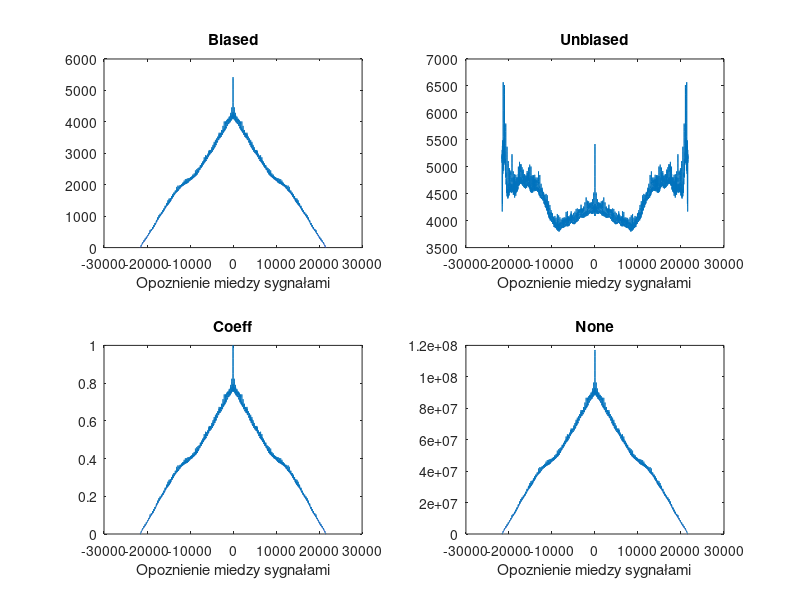

MATLAB code to generate this figure:
clear all;
load ECG100.mat; 
whos;
x = val(1, :); 
N = length(x);
lags = -(N-1):(N-1);

Rxx_biased = xcorr(x, x, 'biased');
Rxx_unbiased = xcorr(x, x, 'unbiased');
Rxx_coeff = xcorr(x, x, 'coeff');
Rxx_none = xcorr(x, x, 'none');

figure;
subplot(2, 2, 1);
plot(lags, Rxx_biased);
title('Biased');xlabel('Opoznienie miedzy sygnałami');

subplot(2, 2, 2);
plot(lags, Rxx_unbiased);
title('Unbiased');xlabel('Opoznienie miedzy sygnałami');

subplot(2, 2, 3);
plot(lags, Rxx_coeff);
title('Coeff');xlabel('Opoznienie miedzy sygnałami');

subplot(2, 2, 4);
plot(lags, Rxx_none);
title('None');xlabel('Opoznienie miedzy sygnałami');
%max value / max index
[mvb, mib] = max(Rxx_biased);
[mvu, miu] = max(Rxx_unbiased);
[mvc, mic] = max(Rxx_coeff);
[mvn, min] = max(Rxx_none);

period_biased = abs(lags(mib));
period_unbiased = abs(lags(miu));
period_coeff = abs(lags(mic));
period_none = abs(lags(min));
disp(['Biased okres: ' num2str(period_biased)]);
disp(['Unbiased okres: ' num2str(period_unbiased)]);
disp(['Coeff okres: ' num2str(period_coeff)]);
disp(['None okres: ' num2str(period_none)]);
